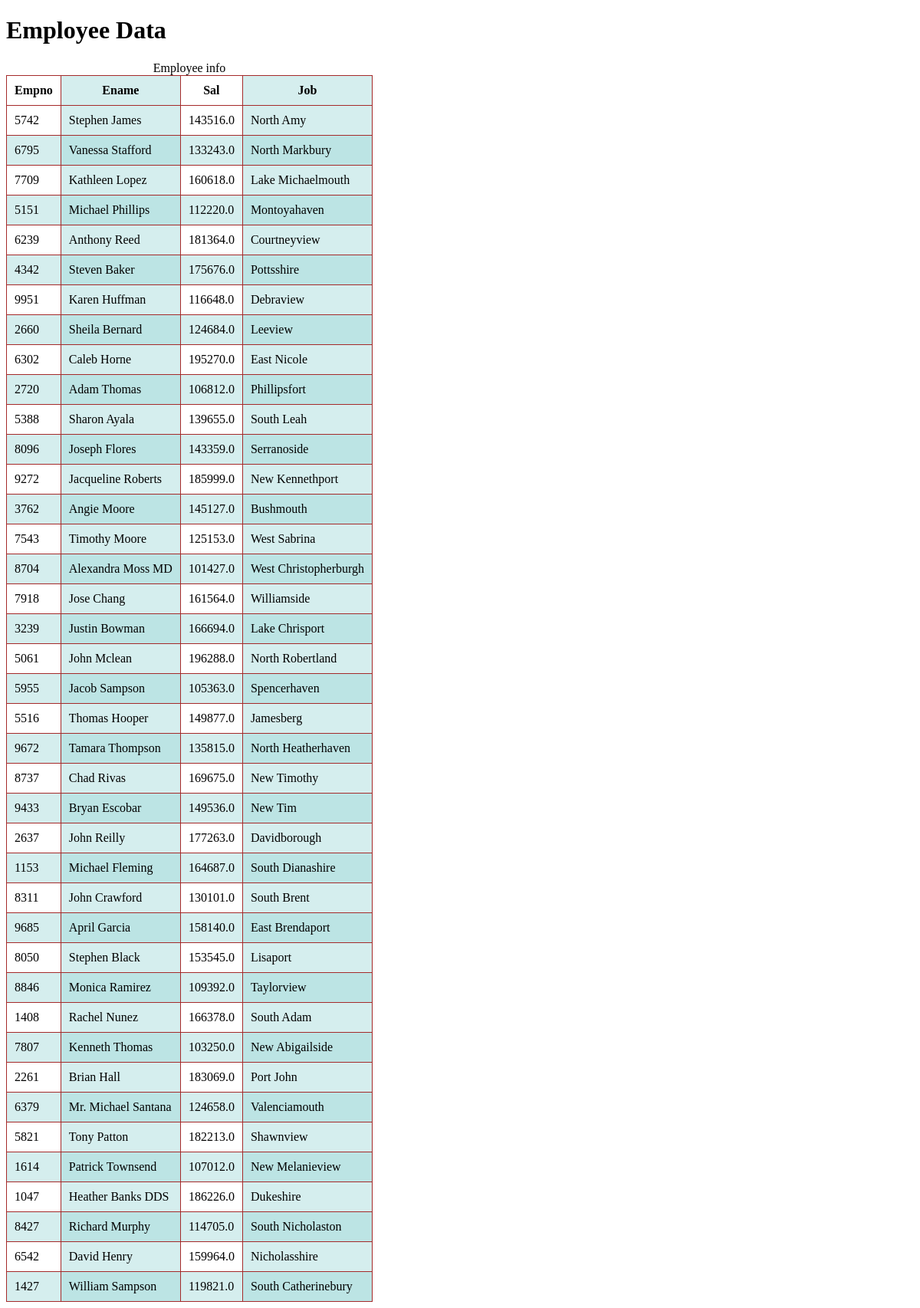
Screenshot of /employee_info with the database file from the repository.
### app1/models.py (models this page shows)
class Employee(models.Model):
    Empno=models.IntegerField()
    Ename=models.CharField(max_length=255)
    sal=models.FloatField()
    job=models.CharField(max_length=100)

### app1/views.py (the view)
# urls.py: path('employee_info',employee_info),
def employee_info(request):
    emp = Employee.objects.all()
    return render(request, "employee.html", {"emp": emp})

### templates/employee.html (shortened to what this page needs)
<!DOCTYPE html>
<html lang="en">
<head>
</head>
<body>
    <h1>Employee  Data</h1>
    {% if emp %}
        <table  >
            <caption>Employee info</caption>
            <thead>
                <th>Empno</th>
                <th>Ename</th>
                <th>Sal</th>
                <th>Job</th>
            </thead>
            {% for x in emp %}
            <tr>
                <td>{{x.Empno}}</td>
                <td>{{x.Ename}}</td>
                <td>{{x.sal}}</td>
                <td>{{x.job}}</td>
            </tr>
            {% endfor %}
        </table>
        {% else %}
        <p>No Employee Information present!! </p>
    {% endif %}
</body>
</html>

### templates/employee.html (style rules this page uses)
table,th,td { border: 1px solid brown; border-collapse: collapse; }
th,td { padding: 10px; margin: 5px; }
tr:nth-child(even) { background-color: rgba(150, 212, 212, 0.4); }
th:nth-child(even),td:nth-child(even) { background-color: rgba(150, 212, 212, 0.4); }

### rows the page displays
Employee: Empno "5742", Ename "Stephen James", sal "143516.0", job "North Amy"
Employee: Empno "6795", Ename "Vanessa Stafford", sal "133243.0", job "North Markbury"
Employee: Empno "7709", Ename "Kathleen Lopez", sal "160618.0", job "Lake Michaelmouth"
Employee: Empno "5151", Ename "Michael Phillips", sal "112220.0", job "Montoyahaven"
Employee: Empno "6239", Ename "Anthony Reed", sal "181364.0", job "Courtneyview"
Employee: Empno "4342", Ename "Steven Baker", sal "175676.0", job "Pottsshire"
Employee: Empno "9951", Ename "Karen Huffman", sal "116648.0", job "Debraview"
Employee: Empno "2660", Ename "Sheila Bernard", sal "124684.0", job "Leeview"
Employee: Empno "6302", Ename "Caleb Horne", sal "195270.0", job "East Nicole"
Employee: Empno "2720", Ename "Adam Thomas", sal "106812.0", job "Phillipsfort"
Employee: Empno "5388", Ename "Sharon Ayala", sal "139655.0", job "South Leah"
Employee: Empno "8096", Ename "Joseph Flores", sal "143359.0", job "Serranoside"
Employee: Empno "9272", Ename "Jacqueline Roberts", sal "185999.0", job "New Kennethport"
Employee: Empno "3762", Ename "Angie Moore", sal "145127.0", job "Bushmouth"
Employee: Empno "7543", Ename "Timothy Moore", sal "125153.0", job "West Sabrina"
Employee: Empno "8704", Ename "Alexandra Moss MD", sal "101427.0", job "West Christopherburgh"
Employee: Empno "7918", Ename "Jose Chang", sal "161564.0", job "Williamside"
Employee: Empno "3239", Ename "Justin Bowman", sal "166694.0", job "Lake Chrisport"
Employee: Empno "5061", Ename "John Mclean", sal "196288.0", job "North Robertland"
Employee: Empno "5955", Ename "Jacob Sampson", sal "105363.0", job "Spencerhaven"
Employee: Empno "5516", Ename "Thomas Hooper", sal "149877.0", job "Jamesberg"
Employee: Empno "9672", Ename "Tamara Thompson", sal "135815.0", job "North Heatherhaven"
Employee: Empno "8737", Ename "Chad Rivas", sal "169675.0", job "New Timothy"
Employee: Empno "9433", Ename "Bryan Escobar", sal "149536.0", job "New Tim"
Employee: Empno "2637", Ename "John Reilly", sal "177263.0", job "Davidborough"
Employee: Empno "1153", Ename "Michael Fleming", sal "164687.0", job "South Dianashire"
Employee: Empno "8311", Ename "John Crawford", sal "130101.0", job "South Brent"
Employee: Empno "9685", Ename "April Garcia", sal "158140.0", job "East Brendaport"
Employee: Empno "8050", Ename "Stephen Black", sal "153545.0", job "Lisaport"
Employee: Empno "8846", Ename "Monica Ramirez", sal "109392.0", job "Taylorview"
Employee: Empno "1408", Ename "Rachel Nunez", sal "166378.0", job "South Adam"
Employee: Empno "7807", Ename "Kenneth Thomas", sal "103250.0", job "New Abigailside"
Employee: Empno "2261", Ename "Brian Hall", sal "183069.0", job "Port John"
Employee: Empno "6379", Ename "Mr. Michael Santana", sal "124658.0", job "Valenciamouth"
Employee: Empno "5821", Ename "Tony Patton", sal "182213.0", job "Shawnview"
Employee: Empno "1614", Ename "Patrick Townsend", sal "107012.0", job "New Melanieview"
Employee: Empno "1047", Ename "Heather Banks DDS", sal "186226.0", job "Dukeshire"
Employee: Empno "8427", Ename "Richard Murphy", sal "114705.0", job "South Nicholaston"
Employee: Empno "6542", Ename "David Henry", sal "159964.0", job "Nicholasshire"
Employee: Empno "1427", Ename "William Sampson", sal "119821.0", job "South Catherinebury"
